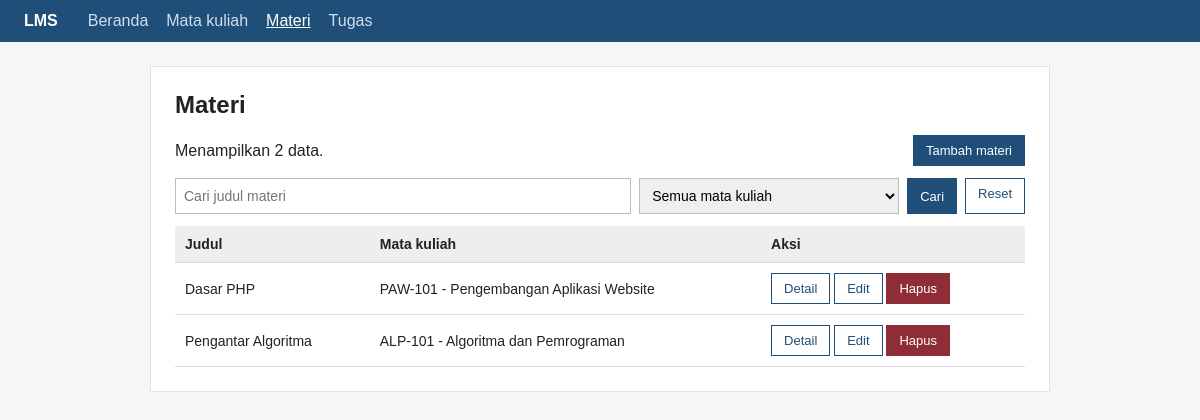
The app's page /materi.php with its own data.
### tables this page shows
CREATE TABLE IF NOT EXISTS materi (
  id INT UNSIGNED AUTO_INCREMENT PRIMARY KEY,
  mata_kuliah_id INT UNSIGNED NOT NULL,
  judul VARCHAR(150) NOT NULL,
  isi TEXT NOT NULL,
  tautan VARCHAR(255) NOT NULL,
  FOREIGN KEY (mata_kuliah_id) REFERENCES mata_kuliah(id) ON DELETE RESTRICT
);

CREATE TABLE IF NOT EXISTS mata_kuliah (
  id INT UNSIGNED AUTO_INCREMENT PRIMARY KEY,
  kode VARCHAR(20) NOT NULL UNIQUE,
  nama VARCHAR(100) NOT NULL,
  dosen VARCHAR(100) NOT NULL,
  semester TINYINT UNSIGNED NOT NULL
);

### materi.php (the view, shortened to what this page needs)
<?php
require 'koneksi.php';
$q = (isset($_GET['q']) && is_string($_GET['q'])) ? trim($_GET['q']) : '';
$mk = valid_id($_GET['mk'] ?? null) ?? 0;
$like = '%' . addcslashes($q, '%_\\') . '%';
$st = $conn->prepare('SELECT m.id, m.judul, k.kode, k.nama FROM materi m JOIN mata_kuliah k ON k.id = m.mata_kuliah_id WHERE m.judul LIKE ? AND (? = 0 OR m.mata_kuliah_id = ?) ORDER BY m.judul');
$st->bind_param('sii', $like, $mk, $mk);
$st->execute();
$rows = $st->get_result()->fetch_all(MYSQLI_ASSOC);
$daftar = daftar_mk($conn);
?>
<h1>Materi</h1>
<div class="bar">
    <span>Menampilkan <?= count($rows) ?> data.</span>
    <a class="btn pri" href="materi_form.php">Tambah materi</a>
</div>
<form method="get" class="search">
    <input type="text" name="q" value="<?= e($q) ?>" placeholder="Cari judul materi">
    <select name="mk"><?= opsi_mk($daftar, $mk ?: '', true) ?></select>
    <button class="btn pri">Cari</button>
    <a class="btn" href="materi.php">Reset</a>
</form>
<?php if (!$rows): ?>
    <div class="kosong">Data tidak ditemukan.</div>
<?php else: ?>
    <table>
        <thead>
            <tr>
                <th>Judul</th>
                <th>Mata kuliah</th>
                <th>Aksi</th>
            </tr>
        </thead>
        <tbody>
            <?php foreach ($rows as $r): ?>
                <tr>
                    <td><?= e($r['judul']) ?></td>
                    <td><?= e($r['kode']) ?> - <?= e($r['nama']) ?></td>
                    <td class="aksi">
                        <a class="btn" href="materi_detail.php?id=<?= (int)$r['id'] ?>">Detail</a>
                        <a class="btn" href="materi_form.php?id=<?= (int)$r['id'] ?>">Edit</a>
                        <a class="btn bahaya" href="hapus.php?t=materi&amp;id=<?= (int)$r['id'] ?>">Hapus</a>
                    </td>
                </tr>
            <?php endforeach; ?>
        </tbody>
    </table>
<?php endif; ?>

### style.css (style rules this page uses)
* { box-sizing: border-box; }
body { font-family: Arial, Helvetica, sans-serif; background: #f4f6f8; color: #222; margin: 0; }
h1 { font-size: 24px; margin-top: 0; }
.bar { display: flex; justify-content: space-between; align-items: center; margin-bottom: 12px; }
table { width: 100%; border-collapse: collapse; margin-top: 12px; }
th { background: #eee; text-align: left; }
th, td { padding: 10px; border-bottom: 1px solid #ddd; font-size: 14px; vertical-align: middle; }
.btn { display: inline-block; padding: 7px 12px; border: 1px solid #1f4e79; background: #fff; color: #1f4e79; text-decoration: none; font-size: 13px; cursor: pointer; font-family: inherit; }
.btn.pri { background: #1f4e79; color: #fff; }
.btn.bahaya { background: #8f2d36; border-color: #8f2d36; color: #fff; }
.search { display: flex; gap: 8px; flex-wrap: wrap; margin-bottom: 8px; }
.search input[type=text] { flex: 1; min-width: 160px; }
input[type=text], input[type=date], select, textarea { width: 100%; padding: 8px; border: 1px solid #bbb; font-family: inherit; font-size: 14px; }
.search select { width: auto; max-width: 260px; }
.aksi { white-space: nowrap; }

### records on screen
materi: judul "Dasar PHP", mata_kuliah.kode "PAW-101", mata_kuliah.nama "Pengembangan Aplikasi Website"
materi: judul "Pengantar Algoritma", mata_kuliah.kode "ALP-101", mata_kuliah.nama "Algoritma dan Pemrograman"

### other values on screen
$l "Beranda"
$l "Mata kuliah"
$l "Materi"
$l "Tugas"
count($rows) "2"
